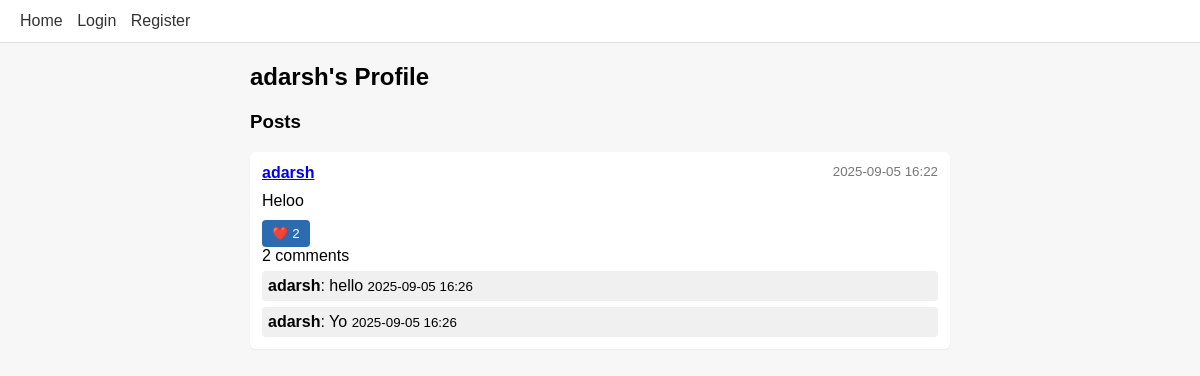
The page /user/adarsh on the database its author committed.
### app.py (models this page shows, shortened)
class User(db.Model, UserMixin):
    id = db.Column(db.Integer, primary_key=True)
    username = db.Column(db.String(80), unique=True, nullable=False)
    email = db.Column(db.String(120), unique=True, nullable=False)
    password_hash = db.Column(db.String(128), nullable=False)
    bio = db.Column(db.String(300), default='')
    posts = db.relationship('Post', backref='author', cascade="all, delete-orphan")

class Post(db.Model):
    id = db.Column(db.Integer, primary_key=True)
    content = db.Column(db.String(1000), nullable=False)
    user_id = db.Column(db.Integer, db.ForeignKey('user.id'))
    created_at = db.Column(db.DateTime, default=datetime.utcnow)
    comments = db.relationship('Comment', backref='post', cascade="all, delete-orphan")
    likes = db.relationship('Like', backref='post', cascade="all, delete-orphan")

class Comment(db.Model):
    id = db.Column(db.Integer, primary_key=True)
    content = db.Column(db.String(500), nullable=False)
    user_id = db.Column(db.Integer, db.ForeignKey('user.id'))
    post_id = db.Column(db.Integer, db.ForeignKey('post.id'))
    created_at = db.Column(db.DateTime, default=datetime.utcnow)

### app.py (the view)
@app.route('/user/<username>')
def profile(username):
    user = User.query.filter_by(username=username).first_or_404()
    return render_template('profile.html', user=user)

### templates/profile.html (shortened to what this page needs)
{% extends 'base.html' %}
{% block content %}
  <h2>{{ user.username }}'s Profile</h2>
  <h3>Posts</h3>
  {% for post in user.posts %}
    {% include 'post_card.html' %}
  {% else %}
    <p>No posts yet.</p>
  {% endfor %}
{% endblock %}

### templates/base.html (shortened to what this page needs)
<!doctype html>
<html>
<head>
  <link rel="stylesheet" href="/static/style.css">
</head>
<body>
  <nav>
    <a href="{{ url_for('index') }}">Home</a>
    {% if current_user.is_authenticated %}
      <a href="{{ url_for('create_post') }}">New Post</a>
      <a href="{{ url_for('profile', username=current_user.username) }}">{{ current_user.username }}</a>
      <a href="{{ url_for('logout') }}">Logout</a>
    {% else %}
      <a href="{{ url_for('login') }}">Login</a>
      <a href="{{ url_for('register') }}">Register</a>
    {% endif %}
  </nav>
  <main>
    {% block content %}{% endblock %}
  </main>
</body>
</html>

### templates/post_card.html (shortened to what this page needs)
<div class="post">
  <div class="post-header">
    <strong><a href="{{ url_for('profile', username=post.author.username) }}">{{ post.author.username }}</a></strong>
    <small>{{ post.created_at.strftime('%Y-%m-%d %H:%M') }}</small>
  </div>
  <div class="post-body">{{ post.content }}</div>
  <div class="post-actions">
    <form method="post" action="{{ url_for('like_post', post_id=post.id) }}">
      <button type="submit">❤️ {{ post.likes|length }}</button>
    </form>
    <span>{{ post.comments|length }} comments</span>
  </div>
  <div class="comments">
    {% for c in post.comments %}
      <div class="comment">
        <strong>{{ c.post.author.username }}</strong>: {{ c.content }}
        <small>{{ c.created_at.strftime('%Y-%m-%d %H:%M') }}</small>
      </div>
    {% endfor %}
  </div>
</div>

### static/style.css (style rules this page uses)
body { font-family: Arial, sans-serif; background: #f7f7f7; margin: 0; }
nav { background: #fff; padding: 12px 20px; border-bottom: 1px solid #ddd; }
nav a { margin-right: 10px; text-decoration: none; color: #333; }
main { max-width: 700px; margin: 20px auto; padding: 0 12px; }
.post { background: #fff; padding: 12px; margin-bottom: 15px; border-radius: 6px; box-shadow: 0 1px 2px rgba(0,0,0,0.05); }
.post-header { display: flex; justify-content: space-between; color: #777; }
.post-body { margin: 10px 0; }
.post-actions { margin-top: 10px; }
.comment { background: #f0f0f0; padding: 6px; border-radius: 4px; margin-top: 6px; }
button { background: #2b6cb0; color: white; border: none; padding: 6px 10px; border-radius: 4px; cursor: pointer; }

### rows shown on the page
User: username "adarsh"
Post: author.username "adarsh", created_at "2025-09-05 16:22", content "Heloo", likes|length "2", comments|length "2"
Comment: post.author.username "adarsh", content "hello", created_at "2025-09-05 16:26"
Comment: post.author.username "adarsh", content "Yo", created_at "2025-09-05 16:26"
